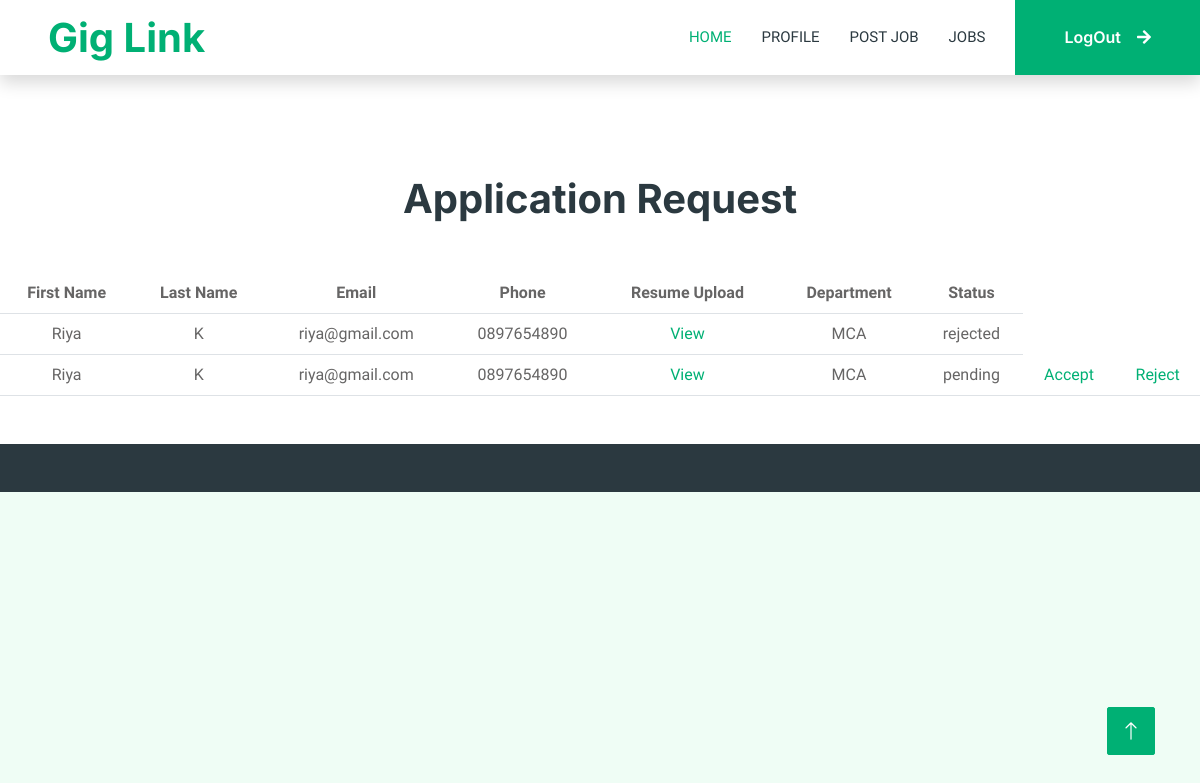
The app's page /view-freelance-requests/2 with its own data.
### link/models.py (models this page shows)
class Freelance_application_request(models.Model):
    application_id=models.AutoField(primary_key=True)
    job=models.ForeignKey(FreelanceJobs,on_delete=models.CASCADE)
    student=models.ForeignKey(student,on_delete=models.CASCADE)
    application_status=models.CharField(max_length=225)

class student(models.Model):
    student_id=models.AutoField(primary_key=True)
    login=models.ForeignKey(log,on_delete=models.CASCADE)
    fname=models.CharField(max_length=225)
    lname=models.CharField(max_length=225)
    email=models.CharField(max_length=225)
    phone=models.CharField(max_length=225)
    resume_upload=models.FileField(max_length=225)
    department=models.ForeignKey(department,on_delete=models.CASCADE)

class department(models.Model):
    department_id=models.AutoField(primary_key=True)
    department_name=models.CharField(max_length=225)

### link/views.py (the view)
# urls.py: path('view-freelance-requests/<id>',views.view_freelance_request),
def view_freelance_request(request,id):
    a=Freelance_application_request.objects.filter(job_id=id)
    return render(request,'view_freelance_request.html',{'a':a})

### templates/view_freelance_request.html (shortened to what this page needs)
{% load static %}
{% include 'freelance_header.html' %}
<center>
    <h1 style="margin-top: 100px;">Application Request</h1>
    <table class="table" style="margin-top: 50px;">
        <tr>
            <th>First Name</th>
            <th>Last Name</th>
            <th>Email</th>
            <th>Phone</th>
            <th>Resume Upload</th>
            <th>Department</th>
            <th>Status</th>
        </tr>
        {% for i in a %}
        <tr>
            <td>{{ i.student.fname }}</td>
            <td>{{ i.student.lname }}</td>
            <td>{{ i.student.email }}</td>
            <td>{{ i.student.phone }}</td>
            <td>
                {% if i.student.resume_upload %}
                    <a href="{% static 'static/' %}{{ i.student.resume_upload }}" target="_blank">View</a>
                {% else %}
                    No file uploaded
                {% endif %}
            </td>
            <td>{{ i.student.department.department_name }}</td>
            <td>{{ i.application_status }}</td>
            {% if i.application_status == 'pending' %}
            <td><a href="/accept-freelance-req/{{i.pk}}">Accept</a></td>
            <td><a href="/reject_freelance_req/{{i.pk}}">Reject</a></td>
            {% endif %}
        </tr>
        {% endfor %}
    </table>
</center>
{% include 'footer.html' %}

### static/css/style.css (style rules this page uses)
:root { --primary: #00B074; --secondary: #2B9BFF; --light: #EFFDF5; --dark: #2B3940; }

### templates/view_freelance_request.html (style rules this page uses)
th,td { text-align: center; }

### records on screen
Freelance_application_request: student.fname "Riya", student.lname "K", student.email "riya@gmail.com", student.phone "0897654890", student.department.department_name "MCA", application_status "rejected"
Freelance_application_request: student.fname "Riya", student.lname "K", student.email "riya@gmail.com", student.phone "0897654890", student.department.department_name "MCA", application_status "pending"
